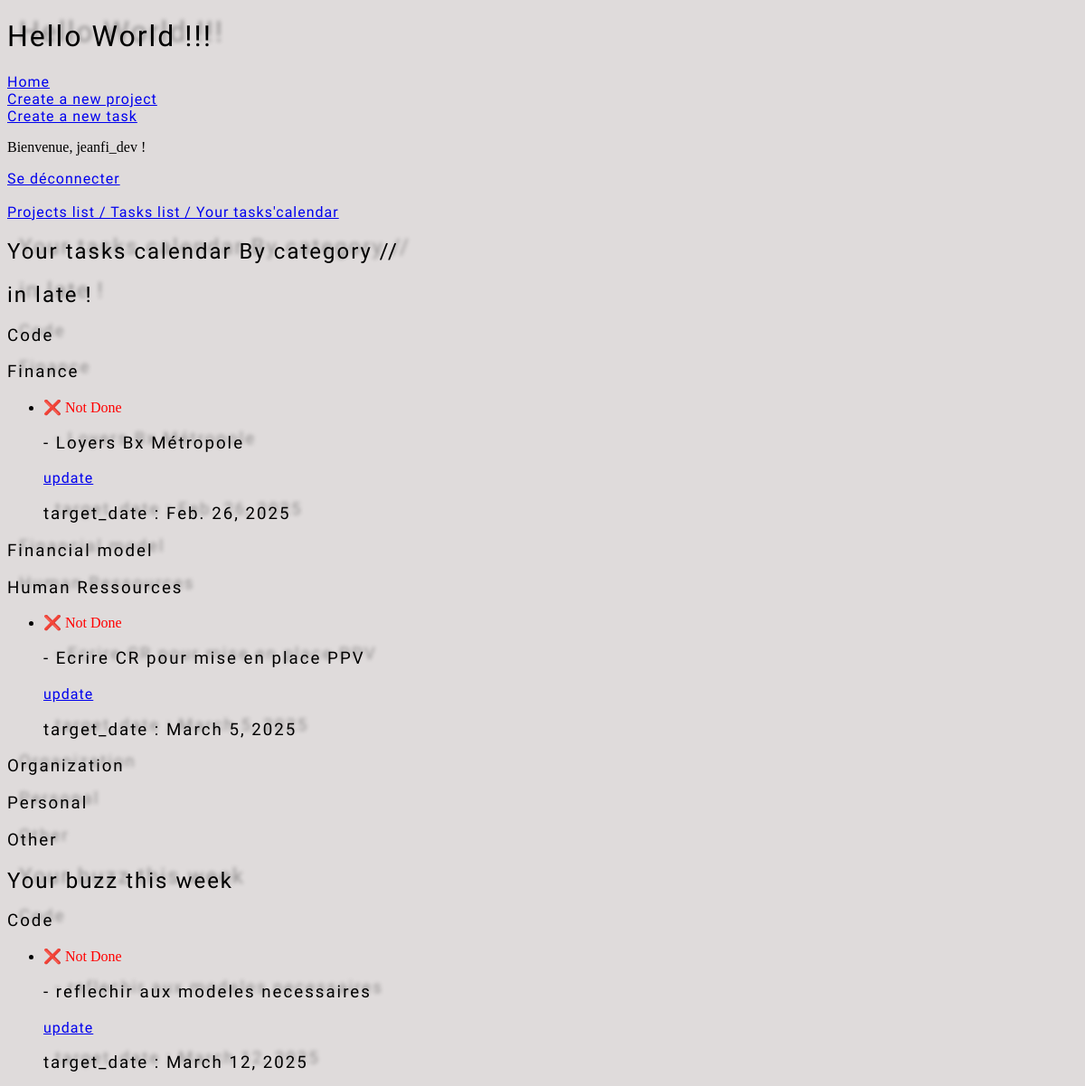
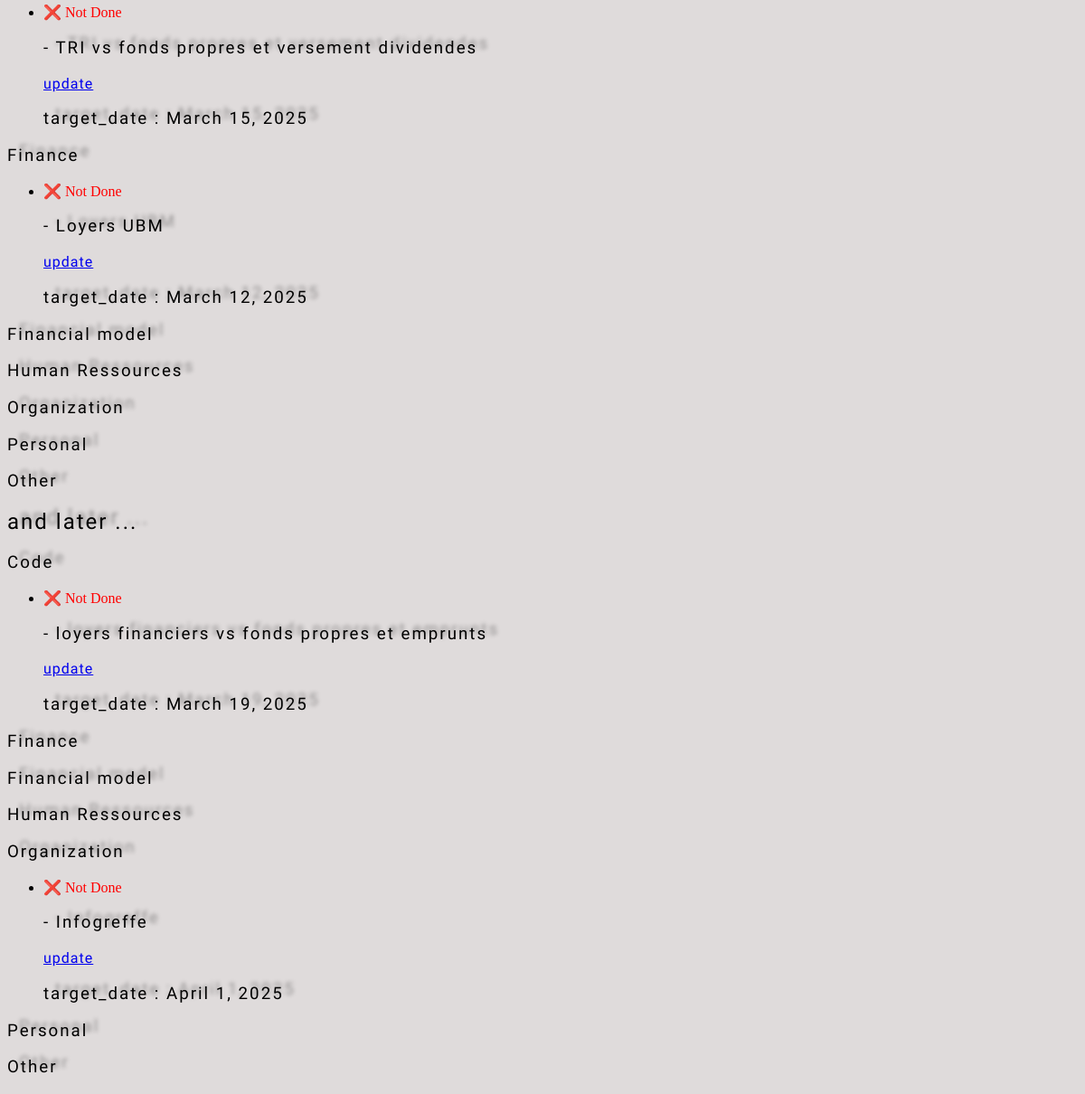
/todo/task_calendar_list/ (signed in), run on the app's committed database (2 pictures, top to bottom).
### users/models.py (models this page shows, shortened)
class User (AbstractUser):
  slug = models.SlugField(blank= True)

### todolist/models.py (models this page shows, shortened)
class Category(models.Model):
  name=models.CharField(max_length=100, unique=True)
  slug=models.SlugField(max_length=100, unique=True, blank=True)
  def __str__(self):
    return f'{self.name} ({self.pk})'

class Task(models.Model):
  category=models.ForeignKey(Category, on_delete=models.CASCADE, related_name="tasks", null=True, blank=True)
  project=models.ForeignKey(Project, on_delete=models.CASCADE, related_name="projects", null=True, blank=True)
  name=models.CharField(max_length=220, unique=True)
  slug=models.SlugField(max_length=220, unique=True, blank=True)
  target_date_task = models.DateField(default=default_target_date)
  done= models.BooleanField(default=False)
  creation_date=models.DateField(default=date.today)
  historic_target_date_task = models.JSONField(default=list, blank=True)
  def __str__(self):
    return f'{self.name} [{self.category}/{self.project}] ({self.pk})'

### todolist/views.py (the view)
# urls.py: path('task_calendar_list/', TaskCalendarView.as_view(), name='task_calendar_list'),
class TaskCalendarView(ListView):
  model= Task
  template_name= 'todolist/task_calendar_form.html'
  fields= ['name', 'target_date_task', 'done']
  def get_context_data(self, *args, **kwargs):
    context= super().get_context_data(*args, **kwargs)
    categories=Category.objects.all()
    context['categories']=categories
    category_late_tasks = {category: Task.objects.filter(category=category, done= False, target_date_task__lt=today).order_by('target_date_task') for category in categories}
    print("category_late_tasks :")
    print(category_late_tasks)
    context['category_late_tasks'] = category_late_tasks
    category_week_tasks = {category: Task.objects.filter(category=category, done= False, target_date_task__gte=today, target_date_task__lt=end_of_week).order_by('target_date_task') for category in categories}
    print("category_week_tasks :")
    print(category_week_tasks)
    context['category_week_tasks'] = category_week_tasks
    category_future_tasks = {category: Task.objects.filter(category=category, done= False, target_date_task__gte=end_of_week).order_by('target_date_task') for category in categories}
    print("category_future_tasks :")
    print(category_future_tasks)
    context['category_future_tasks'] = category_future_tasks
    return context

### todolist/models.py (called while the page is built)
  def __str__(self):
    return f'{self.name} ({self.pk})'

### todolist/templates/todolist/task_calendar_form.html (shortened to what this page needs)
<!DOCTYPE html>
<html lang="en">
  {% extends 'base.html' %} {% load static %}
    {% block content %}
    <h2>Your tasks calendar By category //</h2>
    <h2>in late !</h2>
    {% for category, tasks in category_late_tasks.items %}
    <h3>{{category.name}}</h3>
    <ul>
      {% for task in tasks %}
      <li>
        <td>
          {% if task.done %}
          <span class="done">✔️ Done</span>
          <h3>- {{ task.name }}</h3>
          {% else %}
          <span class="not-done">❌ Not Done</span>
          <h3>- {{ task.name }}</h3>
          <a href="{% url 'todolist:task_update' task.slug %}">update</a>
          {% endif %}
        </td>
        <h3>target_date : {{ task.target_date_task }}</h3>
      </li>
      {% endfor %}
    </ul>
    {% endfor %}
    <h2>Your buzz this week</h2>
    {% for category, tasks in category_week_tasks.items %}
    <h3>{{category.name}}</h3>
    <ul>
      {% for task in tasks %}
      <li>
        <td>
          {% if task.done %}
          <span class="done">✔️ Done</span>
          <h3>- {{ task.name }}</h3>
          {% else %}
          <span class="not-done">❌ Not Done</span>
          <h3>- {{ task.name }}</h3>
          <a href="{% url 'todolist:task_update' task.slug %}">update</a>
          {% endif %}
        </td>
        <h3>target_date : {{ task.target_date_task }}</h3>
      </li>
      {% endfor %}
    </ul>
    {% endfor %}
    <h2>and later ...</h2>
    {% for category, tasks in category_future_tasks.items %}
    <h3>{{category.name}}</h3>
    <ul>
      {% for task in tasks %}
      <li>
        <td>
          {% if task.done %}
          <span class="done">✔️ Done</span>
          <h3>- {{ task.name }}</h3>
          {% else %}
          <span class="not-done">❌ Not Done</span>
          <h3>- {{ task.name }}</h3>
          <a href="{% url 'todolist:task_update' task.slug %}">update</a>
          {% endif %}
        </td>
        <h3>target_date : {{ task.target_date_task }}</h3>
      </li>
      {% endfor %}
    </ul>
    {% endfor %} {% endblock content %}

### templates/base.html (shortened to what this page needs)
<!DOCTYPE html>
<html lang="en">
  {% load static %}
  <head>
    <link rel="stylesheet" href="{% static 'css/users/style.css' %}" />
  </head>
  <body>
    <h1>Hello World !!!</h1>
    <a href="{% url 'index' %}">Home</a><br />
    <a href="{% url 'todolist:project_creation' %}">Create a new project</a
    ><br />
    <a href="{% url 'todolist:task_creation' %}">Create a new task</a>
    {% if user.is_authenticated %}
    <p>Bienvenue, {{ user.username }} !</p>
    <a href="{% url 'logout' %}">Se déconnecter</a>
    {% else %}
    <p>Personne n'est connecté.</p>
    <a href="{% url 'login' %}">Se connecter</a>
    {% endif %} <br /><br />
    <a href="{% url 'todolist:projects_list' %}">Projects list / </a>
    <a href="{% url 'todolist:task_list' %}">Tasks list / </a>
    <a href="{% url 'todolist:task_calendar_list' %}">Your tasks'calendar</a>
    {% block content %} {% endblock %}
  </body>
</html>

### static/css/users/style.css (style rules this page uses)
body { background-color: rgb(223, 219, 219); }
a, h6 { letter-spacing: 1px; font-family: "Creepster", "Times New Roman", Times, serif; font-weight: 50; font-style: normal; }
h1 { letter-spacing: 2px; text-shadow: 13px -5px 4px #00000057; font-family: "Creepster", "Times New Roman", Times, serif; font-weight: 400; font-style: normal; }
h2 { letter-spacing: 2px; text-shadow: 13px -5px 4px #00000057; font-family: "Creepster", "Times New Roman", Times, serif; font-weight: 200; font-style: normal; }
h3 { letter-spacing: 2px; text-shadow: 13px -5px 4px #00000057; font-family: "Creepster", "Times New Roman", Times, serif; font-weight: 175; font-style: normal; }
.not-done { color: red; }

### data on the page
User: username "jeanfi_dev"
Category: name "Code"
Category: name "Finance"
Task: name "Loyers Bx Métropole", target_date_task "Feb. 26, 2025"
Category: name "Financial model"
Category: name "Human Ressources"
Task: name "Ecrire CR pour mise en place PPV", target_date_task "March 5, 2025"
Category: name "Organization"
Category: name "Personal"
Category: name "Other"
Task: name "reflechir aux modeles necessaires", target_date_task "March 12, 2025"
Task: name "TRI vs fonds propres et versement dividendes", target_date_task "March 15, 2025"
Task: name "Loyers UBM", target_date_task "March 12, 2025"
Task: name "loyers financiers vs fonds propres et emprunts", target_date_task "March 19, 2025"
Task: name "Infogreffe", target_date_task "April 1, 2025"
